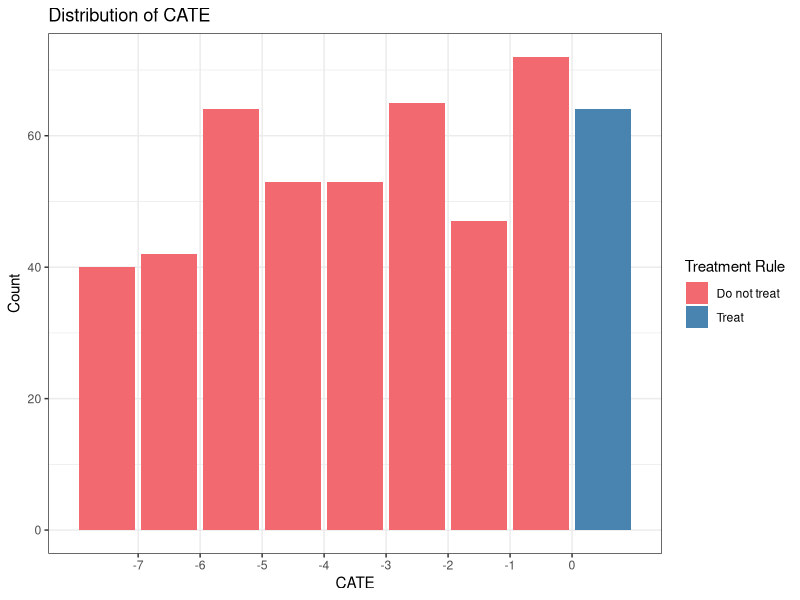

Source code (R):
## ---- chunk 1
knitr::opts_chunk$set(echo = TRUE)
## ---- chunk 2
n <- 500
W <- runif(n, 1, 99)
A <- rbinom(n, 1, prob = abs(W/100))
Y <- rnorm(n, 10) + rnorm(n, 2*A) + rnorm(n, 50*W) - rnorm(n, .1*A*W)
df <- data.frame(W, A, Y)
## ---- chunk 3
fit <- glm(Y~A*W)
E_Y1 <- predict(fit, newdata = data.frame(A = 1, W))
E_Y0 <- predict(fit, newdata = data.frame(A = 0, W))
CATE <- E_Y1 - E_Y0
## ---- chunk 4
library(tidyverse)

data.frame(CATE) |>
  mutate(d_star = ifelse(CATE > 0, "Treat", "Do not treat")) |>
  ggplot(aes(CATE,fill=d_star)) +
  geom_bar() +
  scale_x_binned() +
  theme_bw() +
  scale_fill_manual(values = c("#f2696f","#4984b0")) +
  labs(x="CATE", y = "Count", fill = "Treatment Rule", title="Distribution of CATE")
